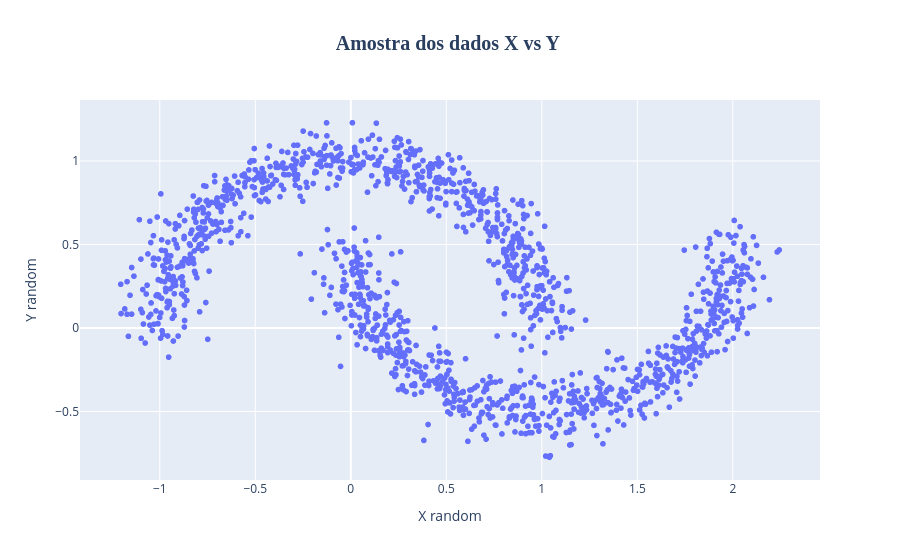

Here is the notebook cell this chart was saved with:
### Code cell
grafico = px.scatter(x = X_random[:,0], y = X_random[:,1], title='<b>Amostra dos dados X vs Y </b>')

grafico.update_layout(
    xaxis_title_text='X random',
    yaxis_title_text='Y random',
    # padrão o título
    title_font_size=20,  # Define o tamanho da fonte do título
    title_font_family='Arial Black', # Uma fonte mais grossa
    title_x=0.5 # Centraliza o título no gráfico
)

grafico.show()
grafico.write_html("Figuras/19-5_grafico2.html")

### Figure 1 — Plotly figure (JSON) as saved in the notebook; plotly's stock layout.template omitted (floating-point values rounded to 4 significant figures; data arrays with more than 128 entries replaced by an {"elided": "..."} marker saying what was removed)
{"data": [{"hovertemplate": "x=%{x}<br>y=%{y}<extra></extra>", "legendgroup": "", "marker": {"color": "#636efa", "symbol": "circle"}, "mode": "markers", "name": "", "showlegend": false, "type": "scattergl", "x": {"elided": "1500 float values"}, "xaxis": "x", "y": {"elided": "1500 float values"}, "yaxis": "y"}], "layout": {"autosize": true, "legend": {"tracegroupgap": 0}, "title": {"font": {"family": "Arial Black", "size": 20}, "text": "<b>Amostra dos dados X vs Y </b>", "x": 0.5}, "xaxis": {"anchor": "y", "autorange": true, "domain": [0, 1], "range": [-1.413, 2.452], "title": {"text": "X random"}, "type": "linear"}, "yaxis": {"anchor": "x", "autorange": true, "domain": [0, 1], "range": [-0.9396, 1.395], "title": {"text": "Y random"}, "type": "linear"}}}
